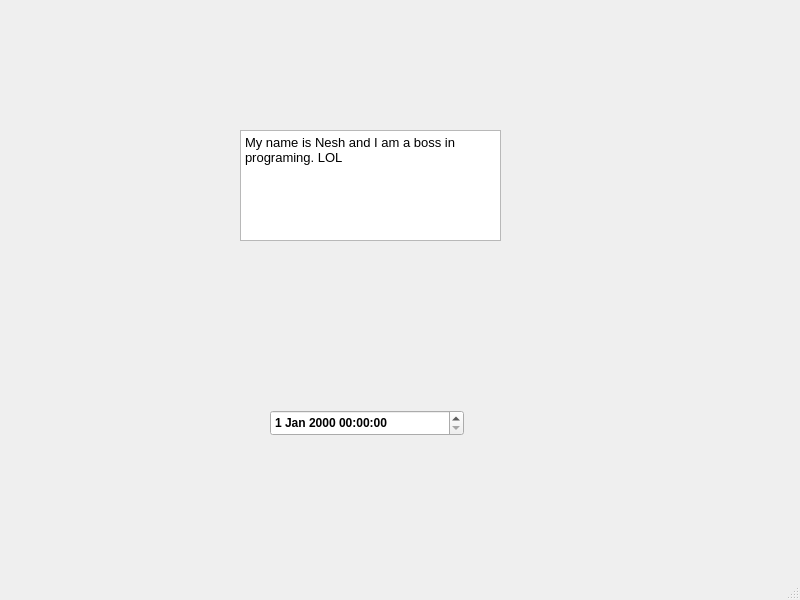
<?xml version="1.0" encoding="UTF-8"?>
<ui version="4.0">
 <class>MainWindow</class>
 <widget class="QMainWindow" name="MainWindow">
  <property name="geometry">
   <rect>
    <x>0</x>
    <y>0</y>
    <width>800</width>
    <height>600</height>
   </rect>
  </property>
  <property name="windowTitle">
   <string>MainWindow</string>
  </property>
  <widget class="QWidget" name="centralwidget">
   <widget class="QTextEdit" name="textEdit">
    <property name="geometry">
     <rect>
      <x>240</x>
      <y>130</y>
      <width>261</width>
      <height>111</height>
     </rect>
    </property>
    <property name="font">
     <font>
      <weight>50</weight>
      <bold>false</bold>
     </font>
    </property>
    <property name="html">
     <string>&lt;!DOCTYPE HTML PUBLIC &quot;-//W3C//DTD HTML 4.0//EN&quot; &quot;http://www.w3.org/TR/REC-html40/strict.dtd&quot;&gt;
&lt;html&gt;&lt;head&gt;&lt;meta name=&quot;qrichtext&quot; content=&quot;1&quot; /&gt;&lt;style type=&quot;text/css&quot;&gt;
p, li { white-space: pre-wrap; }
&lt;/style&gt;&lt;/head&gt;&lt;body style=&quot; font-family:'Ubuntu'; font-size:10pt; font-weight:400; font-style:normal;&quot;&gt;
&lt;p style=&quot; margin-top:0px; margin-bottom:0px; margin-left:0px; margin-right:0px; -qt-block-indent:0; text-indent:0px;&quot;&gt;My name is Nesh and I am a boss in programing. LOL&lt;/p&gt;&lt;/body&gt;&lt;/html&gt;</string>
    </property>
   </widget>
   <widget class="QDateTimeEdit" name="dateTimeEdit">
    <property name="geometry">
     <rect>
      <x>270</x>
      <y>410</y>
      <width>194</width>
      <height>26</height>
     </rect>
    </property>
    <property name="font">
     <font>
      <weight>75</weight>
      <bold>true</bold>
     </font>
    </property>
   </widget>
  </widget>
  <widget class="QMenuBar" name="menubar">
   <property name="geometry">
    <rect>
     <x>0</x>
     <y>0</y>
     <width>800</width>
     <height>22</height>
    </rect>
   </property>
  </widget>
  <widget class="QStatusBar" name="statusbar"/>
 </widget>
 <resources/>
 <connections/>
</ui>
